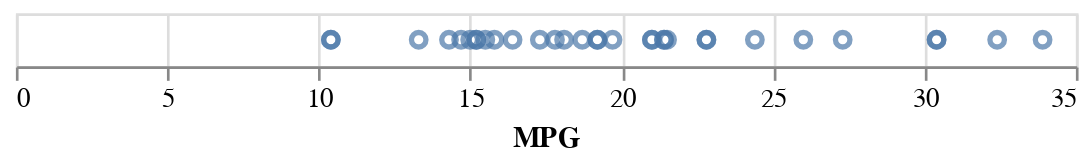

The cell this chart's notebook holds for it:
### Markdown cell above
Or in English: "Draw a 1-D scatterplot with a point for every car where the miles per gallon of the car determine the placement of the point."

Or in code...

### Code cell
#1.6  Show MPG on the x-axis

alt.Chart(mtcars).mark_point().encode(
    alt.X('MPG',type='quantitative')
)

### Figure 1 — Vega-Lite specification as saved in the notebook (floating-point values rounded to 4 significant figures)
{"config": {"view": {"continuousWidth": 400, "continuousHeight": 300}}, "data": {"name": "data-9409cf149fcd97d1b95049972fed8558"}, "mark": "point", "encoding": {"x": {"field": "MPG", "type": "quantitative"}}, "$schema": "https://vega.github.io/schema/vega-lite/v4.17.0.json", "datasets": {"data-9409cf149fcd97d1b95049972fed8558": [{"model": "Mazda RX4", "MPG": 21.0, "cylinders": 6, "displacement": 160.0, "HP": 110, "rear_axle_ratio": 3.9, "weight": 2.62, "qsec": 16.46, "vs": 0, "transmission": 1, "gears": 4, "carb": 4}, {"model": "Mazda RX4 Wag", "MPG": 21.0, "cylinders": 6, "displacement": 160.0, "HP": 110, "rear_axle_ratio": 3.9, "weight": 2.875, "qsec": 17.02, "vs": 0, "transmission": 1, "gears": 4, "carb": 4}, {"model": "Datsun 710", "MPG": 22.8, "cylinders": 4, "displacement": 108.0, "HP": 93, "rear_axle_ratio": 3.85, "weight": 2.32, "qsec": 18.61, "vs": 1, "transmission": 1, "gears": 4, "carb": 1}, {"model": "Hornet 4 Drive", "MPG": 21.4, "cylinders": 6, "displacement": 258.0, "HP": 110, "rear_axle_ratio": 3.08, "weight": 3.215, "qsec": 19.44, "vs": 1, "transmission": 0, "gears": 3, "carb": 1}, {"model": "Hornet Sportabout", "MPG": 18.7, "cylinders": 8, "displacement": 360.0, "HP": 175, "rear_axle_ratio": 3.15, "weight": 3.44, "qsec": 17.02, "vs": 0, "transmission": 0, "gears": 3, "carb": 2}, {"model": "Valiant", "MPG": 18.1, "cylinders": 6, "displacement": 225.0, "HP": 105, "rear_axle_ratio": 2.76, "weight": 3.46, "qsec": 20.22, "vs": 1, "transmission": 0, "gears": 3, "carb": 1}, {"model": "Duster 360", "MPG": 14.3, "cylinders": 8, "displacement": 360.0, "HP": 245, "rear_axle_ratio": 3.21, "weight": 3.57, "qsec": 15.84, "vs": 0, "transmission": 0, "gears": 3, "carb": 4}, {"model": "Merc 240D", "MPG": 24.4, "cylinders": 4, "displacement": 146.7, "HP": 62, "rear_axle_ratio": 3.69, "weight": 3.19, "qsec": 20.0, "vs": 1, "transmission": 0, "gears": 4, "carb": 2}, {"model": "Merc 230", "MPG": 22.8, "cylinders": 4, "displacement": 140.8, "HP": 95, "rear_axle_ratio": 3.92, "weight": 3.15, "qsec": 22.9, "vs": 1, "transmission": 0, "gears": 4, "carb": 2}, {"model": "Merc 280", "MPG": 19.2, "cylinders": 6, "displacement": 167.6, "HP": 123, "rear_axle_ratio": 3.92, "weight": 3.44, "qsec": 18.3, "vs": 1, "transmission": 0, "gears": 4, "carb": 4}, {"model": "Merc 280C", "MPG": 17.8, "cylinders": 6, "displacement": 167.6, "HP": 123, "rear_axle_ratio": 3.92, "weight": 3.44, "qsec": 18.9, "vs": 1, "transmission": 0, "gears": 4, "carb": 4}, {"model": "Merc 450SE", "MPG": 16.4, "cylinders": 8, "displacement": 275.8, "HP": 180, "rear_axle_ratio": 3.07, "weight": 4.07, "qsec": 17.4, "vs": 0, "transmission": 0, "gears": 3, "carb": 3}, {"model": "Merc 450SL", "MPG": 17.3, "cylinders": 8, "displacement": 275.8, "HP": 180, "rear_axle_ratio": 3.07, "weight": 3.73, "qsec": 17.6, "vs": 0, "transmission": 0, "gears": 3, "carb": 3}, {"model": "Merc 450SLC", "MPG": 15.2, "cylinders": 8, "displacement": 275.8, "HP": 180, "rear_axle_ratio": 3.07, "weight": 3.78, "qsec": 18.0, "vs": 0, "transmission": 0, "gears": 3, "carb": 3}, {"model": "Cadillac Fleetwood", "MPG": 10.4, "cylinders": 8, "displacement": 472.0, "HP": 205, "rear_axle_ratio": 2.93, "weight": 5.25, "qsec": 17.98, "vs": 0, "transmission": 0, "gears": 3, "carb": 4}, {"model": "Lincoln Continental", "MPG": 10.4, "cylinders": 8, "displacement": 460.0, "HP": 215, "rear_axle_ratio": 3.0, "weight": 5.424, "qsec": 17.82, "vs": 0, "transmission": 0, "gears": 3, "carb": 4}, {"model": "Chrysler Imperial", "MPG": 14.7, "cylinders": 8, "displacement": 440.0, "HP": 230, "rear_axle_ratio": 3.23, "weight": 5.345, "qsec": 17.42, "vs": 0, "transmission": 0, "gears": 3, "carb": 4}, {"model": "Fiat 128", "MPG": 32.4, "cylinders": 4, "displacement": 78.7, "HP": 66, "rear_axle_ratio": 4.08, "weight": 2.2, "qsec": 19.47, "vs": 1, "transmission": 1, "gears": 4, "carb": 1}, {"model": "Honda Civic", "MPG": 30.4, "cylinders": 4, "displacement": 75.7, "HP": 52, "rear_axle_ratio": 4.93, "weight": 1.615, "qsec": 18.52, "vs": 1, "transmission": 1, "gears": 4, "carb": 2}, {"model": "Toyota Corolla", "MPG": 33.9, "cylinders": 4, "displacement": 71.1, "HP": 65, "rear_axle_ratio": 4.22, "weight": 1.835, "qsec": 19.9, "vs": 1, "transmission": 1, "gears": 4, "carb": 1}, {"model": "Toyota Corona", "MPG": 21.5, "cylinders": 4, "displacement": 120.1, "HP": 97, "rear_axle_ratio": 3.7, "weight": 2.465, "qsec": 20.01, "vs": 1, "transmission": 0, "gears": 3, "carb": 1}, {"model": "Dodge Challenger", "MPG": 15.5, "cylinders": 8, "displacement": 318.0, "HP": 150, "rear_axle_ratio": 2.76, "weight": 3.52, "qsec": 16.87, "vs": 0, "transmission": 0, "gears": 3, "carb": 2}, {"model": "AMC Javelin", "MPG": 15.2, "cylinders": 8, "displacement": 304.0, "HP": 150, "rear_axle_ratio": 3.15, "weight": 3.435, "qsec": 17.3, "vs": 0, "transmission": 0, "gears": 3, "carb": 2}, {"model": "Camaro Z28", "MPG": 13.3, "cylinders": 8, "displacement": 350.0, "HP": 245, "rear_axle_ratio": 3.73, "weight": 3.84, "qsec": 15.41, "vs": 0, "transmission": 0, "gears": 3, "carb": 4}, {"model": "Pontiac Firebird", "MPG": 19.2, "cylinders": 8, "displacement": 400.0, "HP": 175, "rear_axle_ratio": 3.08, "weight": 3.845, "qsec": 17.05, "vs": 0, "transmission": 0, "gears": 3, "carb": 2}, {"model": "Fiat X1-9", "MPG": 27.3, "cylinders": 4, "displacement": 79.0, "HP": 66, "rear_axle_ratio": 4.08, "weight": 1.935, "qsec": 18.9, "vs": 1, "transmission": 1, "gears": 4, "carb": 1}, {"model": "Porsche 914-2", "MPG": 26.0, "cylinders": 4, "displacement": 120.3, "HP": 91, "rear_axle_ratio": 4.43, "weight": 2.14, "qsec": 16.7, "vs": 0, "transmission": 1, "gears": 5, "carb": 2}, {"model": "Lotus Europa", "MPG": 30.4, "cylinders": 4, "displacement": 95.1, "HP": 113, "rear_axle_ratio": 3.77, "weight": 1.513, "qsec": 16.9, "vs": 1, "transmission": 1, "gears": 5, "carb": 2}, {"model": "Ford Pantera L", "MPG": 15.8, "cylinders": 8, "displacement": 351.0, "HP": 264, "rear_axle_ratio": 4.22, "weight": 3.17, "qsec": 14.5, "vs": 0, "transmission": 1, "gears": 5, "carb": 4}, {"model": "Ferrari Dino", "MPG": 19.7, "cylinders": 6, "displacement": 145.0, "HP": 175, "rear_axle_ratio": 3.62, "weight": 2.77, "qsec": 15.5, "vs": 0, "transmission": 1, "gears": 5, "carb": 6}, {"model": "Maserati Bora", "MPG": 15.0, "cylinders": 8, "displacement": 301.0, "HP": 335, "rear_axle_ratio": 3.54, "weight": 3.57, "qsec": 14.6, "vs": 0, "transmission": 1, "gears": 5, "carb": 8}, {"model": "Volvo 142E", "MPG": 21.4, "cylinders": 4, "displacement": 121.0, "HP": 109, "rear_axle_ratio": 4.11, "weight": 2.78, "qsec": 18.6, "vs": 1, "transmission": 1, "gears": 4, "carb": 2}]}}
